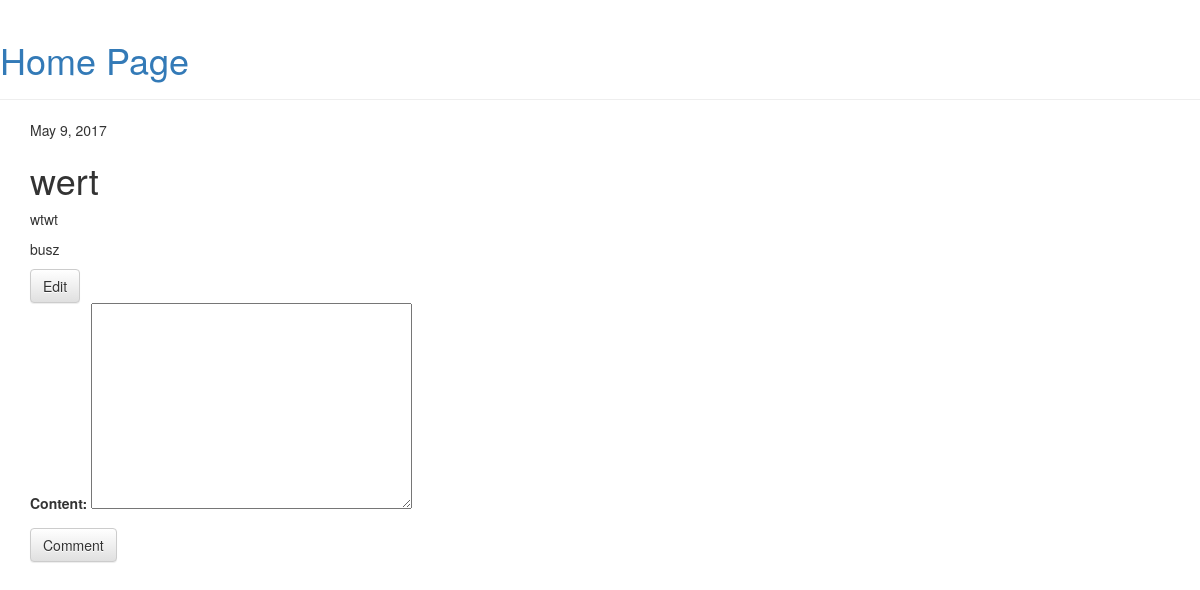
The app's page /article/1/, older data.
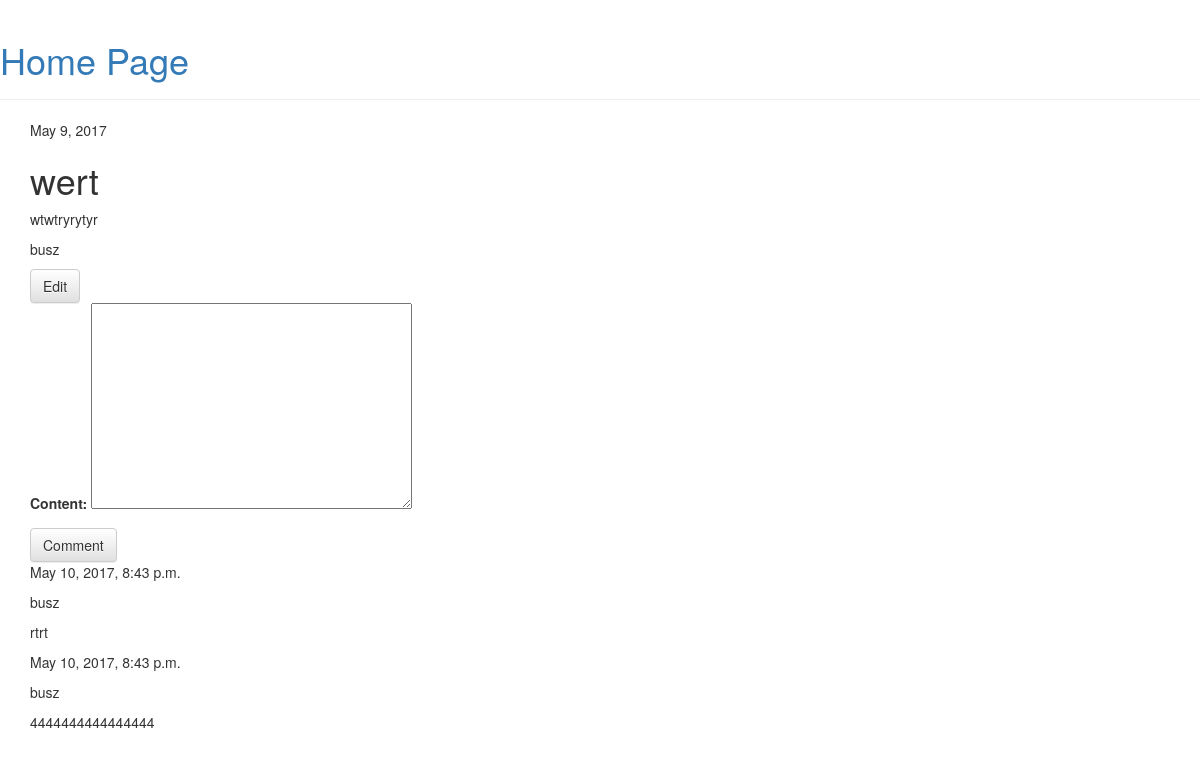
The same page, newer data.
### newspaper/models.py (models this page shows, shortened)
class Article(models.Model):
    author = models.ForeignKey('auth.User')
    date = models.DateField(default=timezone.now())
    title = models.CharField(max_length=200)
    content = models.TextField()
    is_published = models.BooleanField(default=False)

class Comment(models.Model):
    author = models.ForeignKey('auth.User')
    article = models.ForeignKey('Article')
    date = models.DateTimeField(default=timezone.now())
    content = models.TextField()

### newspaper/views.py (the view)
# urls.py: url(r'^article/(?P<pk>[0-9]+)/$', views.article_detail, name='article_detail'),
def article_detail(request, pk):
    article = get_object_or_404(Article, pk=pk)
    comments = Comment.objects.filter(article=pk).order_by('-date')
    if request.method == "POST":
        form = CommentForm(request.POST)
        if form.is_valid():
            comment = form.save(commit=False)
            comment.author = request.user
            comment.article = article
            comment.save()
            return redirect('article_detail', pk=article.pk)
    else:
        form = CommentForm()
        return render(request, 'newspaper/article_detail.html', {'article': article, 'comments': comments, 'form': form})

### newspaper/forms.py
class CommentForm(forms.ModelForm):
    class Meta:
        model = Comment
        fields = ('content',)

### newspaper/templates/newspaper/article_detail.html
{% extends 'newspaper/home.html' %}
{% block content %}
    <div class="post">
        <div class="date">{{ article.date }}</div>
        <h1>{{ article.title }}</h1>
        <p>{{ article.content|linebreaksbr }}</p>
        <p>{{ article.author }}</p>
    </div>
    <a class="btn btn-default" href="{% url 'article_edit' pk=article.pk %}">Edit</a>
    <form method="POST" class="post-form">{% csrf_token %}
        {{ form.as_p }}
        <button type="submit" class="save btn btn-default">Comment</button>
    </form>
    <div>
        {% for comment in comments %}
            <p>{{ comment.date }}</p>
            <p>{{ comment.author }}</p>
            <p>{{ comment.content|linebreaksbr }}</p>
        {% endfor %}
    </div>
{% endblock %}

Row changes from the older to the newer data that the page shows:
changed Article "wert": content "wtwt" → "wtwtryrytyr"
added Comment: date "May 10, 2017, 8:43 p.m.", author "busz", content "rtrt"
added Comment: date "May 10, 2017, 8:43 p.m.", author "busz", content "4444444444444444"
